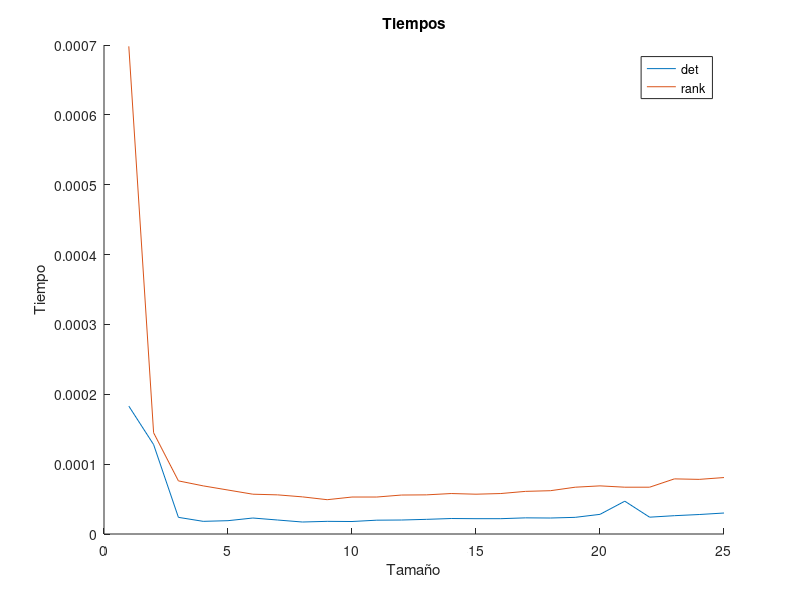

MATLAB code for this plot:

len = 25;
t_det = [];
t_rank = [];
for i = 1:len
    matriz = rand(i);
    tic
    det(matriz)
    t_det(i) = toc;
    tic
    rank(matriz)
    t_rank(i) = toc;
end

figure('Name', 'Tiempos')
hold on
plot(1:len, t_det)
plot(1:len, t_rank)
xlabel('Tamaño')
ylabel('Tiempo')
legend('det', 'rank')
title('Tiempos')
hold off